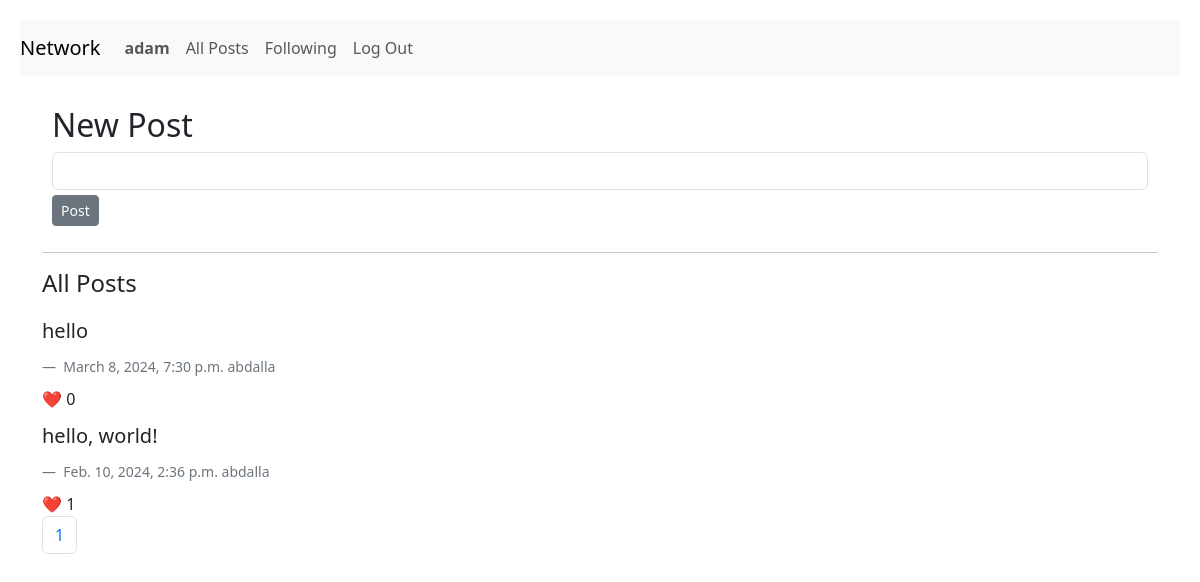
Screenshot of / (signed in) with the database file from the repository.
### network/models.py (models this page shows, shortened)
class User(AbstractUser):
    pass

class TimeStampedModel(models.Model):
    created_at = models.DateTimeField(auto_now_add=True)
    updated_at = models.DateTimeField(auto_now=True)
    class Meta:
        abstract = True

class Post(TimeStampedModel):
    created = TimeStampedModel.created_at
    body = models.CharField(max_length=300)
    user = models.ForeignKey(settings.AUTH_USER_MODEL, on_delete=models.CASCADE, null=True)
    likes = models.IntegerField(blank=True)
    reactions = models.ManyToManyField(settings.AUTH_USER_MODEL, related_name="user_reactions", symmetrical=False)

### network/views.py (the view)
# urls.py: path("", views.index, name="index"),
def index(request):
    posts = Post.objects.order_by("-created_at")
    paginator = Paginator(posts, 10)
    page_number = request.GET.get("page")
    page_obj = paginator.get_page(page_number)
    return render(
        request,
        "network/index.html",
        {"posts": posts,
         "form": PostForm(),
         "page_obj": page_obj,
         "paginator": paginator,
         },
    )

### network/forms.py
class PostForm(StylishForm):
    class Meta:
        model = Post
        fields = ["body"]
        widgets = {
            "owner": forms.HiddenInput(),
        }
        labels = {
            "body": " ",
        }

### network/templates/network/index.html (shortened to what this page needs)
{% extends "network/layout.html" %}
{% block body %}
{% if user.is_authenticated %}
<section id="form-section">
    <h2>New Post</h2>
    <form action="{% url 'post' %}" method="post">
        {% for field in form %}
        <div class="form-group">{{ field }}</div>
        {% endfor %}
        <input id="post-button" class="btn btn-secondary btn-sm" type="submit" value="Post" name="save">
    </form>
</section>
<hr class="hr weather-hr" />
<section id="posts-section">
    <h4>All Posts</h4>
    <div class="row card-body">
        {% for post in page_obj %}
        <div class="comment">
            <blockquote class="blockquote">
                {{ post.body | linebreaks }}
            </blockquote>
            <figcaption class="blockquote-footer">
                {{ post.created }}
                {{ post.user }}
            </figcaption>
            <div><span>❤️ {{ post.likes }}</span></div>
            {% endfor %}
        </div>
    </div>
    {% if paginator.count > 0 %}
<nav aria-label="Page navigation example">
    <ul class="pagination">
        {% for page_number in paginator.page_range %}
        {% if page.obj.number == page_number %}
        <li class="page-item active"><a class="page-link" href="">{{ page_number }}</a></li>
        {% else %}
        <li class="page-item"><a class="page-link" href="?page={{ page_number }}">{{ page_number }}</a></li>
        {% endif %}
        {% endfor %}
    </ul>
</nav>
{% endif %}
</section>
{% endif %}
{% endblock %}

### network/templates/network/layout.html (shortened to what this page needs)
{% load static %}
<!DOCTYPE html>
<html lang="en">
<head>
    <link href="https://cdn.jsdelivr.net/npm/bootstrap@5.3.2/dist/css/bootstrap.min.css" rel="stylesheet"
>
    <link href="{% static 'network/styles.css' %}" rel="stylesheet">
</head>
<body>
    <nav class="navbar navbar-expand-lg navbar-light bg-light">
        <a class="navbar-brand" href="{% url 'index' %}">Network</a>
          <div class="collapse navbar-collapse" id="navbarNav">
            <ul class="navbar-nav mr-auto">
                {% if user.is_authenticated %}
                <li class="nav-item">
                    <a class="nav-link" href="{% url 'profile' %}"><strong>{{ user.username }}</strong></a>
                </li>
                {% endif %}
                <li class="nav-item">
                    <a class="nav-link" href="{% url 'allposts' %}">All Posts</a>
                </li>
                {% if user.is_authenticated %}
                <li class="nav-item">
                    <a class="nav-link" href="{% url 'following' %}">Following</a>
                </li>
                <li class="nav-item">
                    <a class="nav-link" href="{% url 'logout' %}">Log Out</a>
                </li>
                {% endif %}
            </ul>
        </div>
    </nav>
    <div class="container">
        {% block body %}
        {% endblock %}
    </div>
</body>
</html>

### network/static/network/styles.css (style rules this page uses)
.navbar { margin: 20px; }
.form-group { margin: 5px 0 5px 0; }
#form-section, #post-section { padding: 10px; }
.comments, .blockquote, .blockquote-footer { margin: 10px 0 10px 0 !important; }
a { text-decoration: none; }

### rows the page displays
User: username "adam"
Post: body "hello", created "March 8, 2024, 7:30 p.m.", user "abdalla", likes "0"
Post: body "hello, world!", created "Feb. 10, 2024, 2:36 p.m.", user "abdalla", likes "1"

### other values shown
{{ page_number }} "1"
